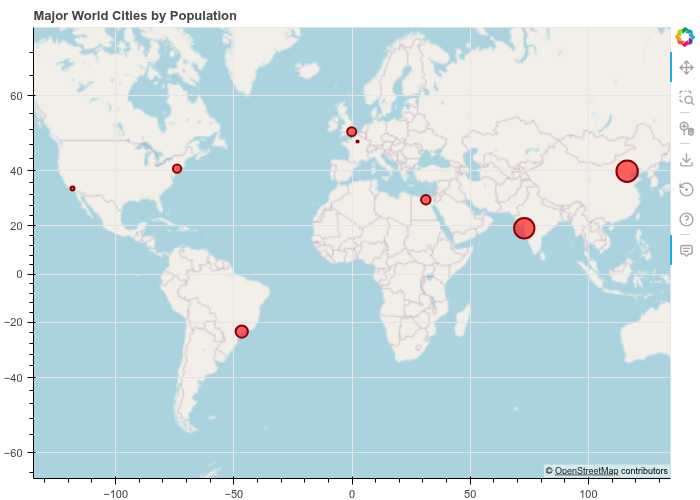

This chart was generated by the following Python code:
from bokeh.plotting import figure, show
from bokeh.models import ColumnDataSource, HoverTool
from bokeh.layouts import column, row
import xyzservices.providers as xyz
import numpy as np
import bokeh_rocks as br
# Helper function to convert lat/lon to Web Mercator
def lat_lon_to_mercator(lat, lon):
    """Convert latitude/longitude to Web Mercator coordinates"""
    r_major = 6378137.000
    x = r_major * np.radians(lon)
    scale = x / lon
    y = 180.0 / np.pi * np.log(np.tan(np.pi / 4.0 + lat * (np.pi / 180.0) / 2.0)) * scale
    return x, y

# ============================================
# Example 1: Major World Cities
# ============================================
cities = {
    'name': ['New York', 'London', 'Tokyo', 'Sydney', 'São Paulo', 'Mumbai', 'Cairo', 'Paris', 'Beijing', 'Los Angeles'],
    'lat': [40.7128, 51.5074, 35.6762, -33.8688, -23.5505, 19.0760, 30.0444, 48.8566, 39.9042, 34.0522],
    'lon': [-74.0060, -0.1278, 139.6503, 151.2093, -46.6333, 72.8777, 31.2357, 2.3522, 116.4074, -118.2437],
    'population': [8.3, 9.0, 13.9, 5.3, 12.3, 20.4, 9.5, 2.2, 21.5, 4.0]
}

# Convert to mercator
x_cities, y_cities = lat_lon_to_mercator(np.array(cities['lat']), np.array(cities['lon']))

source_cities = ColumnDataSource(data=dict(
    x=x_cities,
    y=y_cities,
    name=cities['name'],
    population=cities['population'],
    lat = cities['lat'],
    lon = cities['lon']
))

p1 = figure(x_range=(-15000000, 15000000), y_range=(-8000000, 10000000),
           x_axis_type="mercator", y_axis_type="mercator",
           width=700, height=500,
           title="Major World Cities by Population")
p1.add_tile(xyz.OpenStreetMap.Mapnik)

p1.scatter('x', 'y', source=source_cities, size='population', 
          fill_color='red', fill_alpha=0.6, line_color='darkred', line_width=2)

p1.add_tools(HoverTool(tooltips=[
    ("City", "@name"),
    ("Population", "@population"),
    ("lat", "@lat"),
    ("lon", "@lon")
])) 
show(p1)
br.save_plot(p1, "output/tiles_01")
